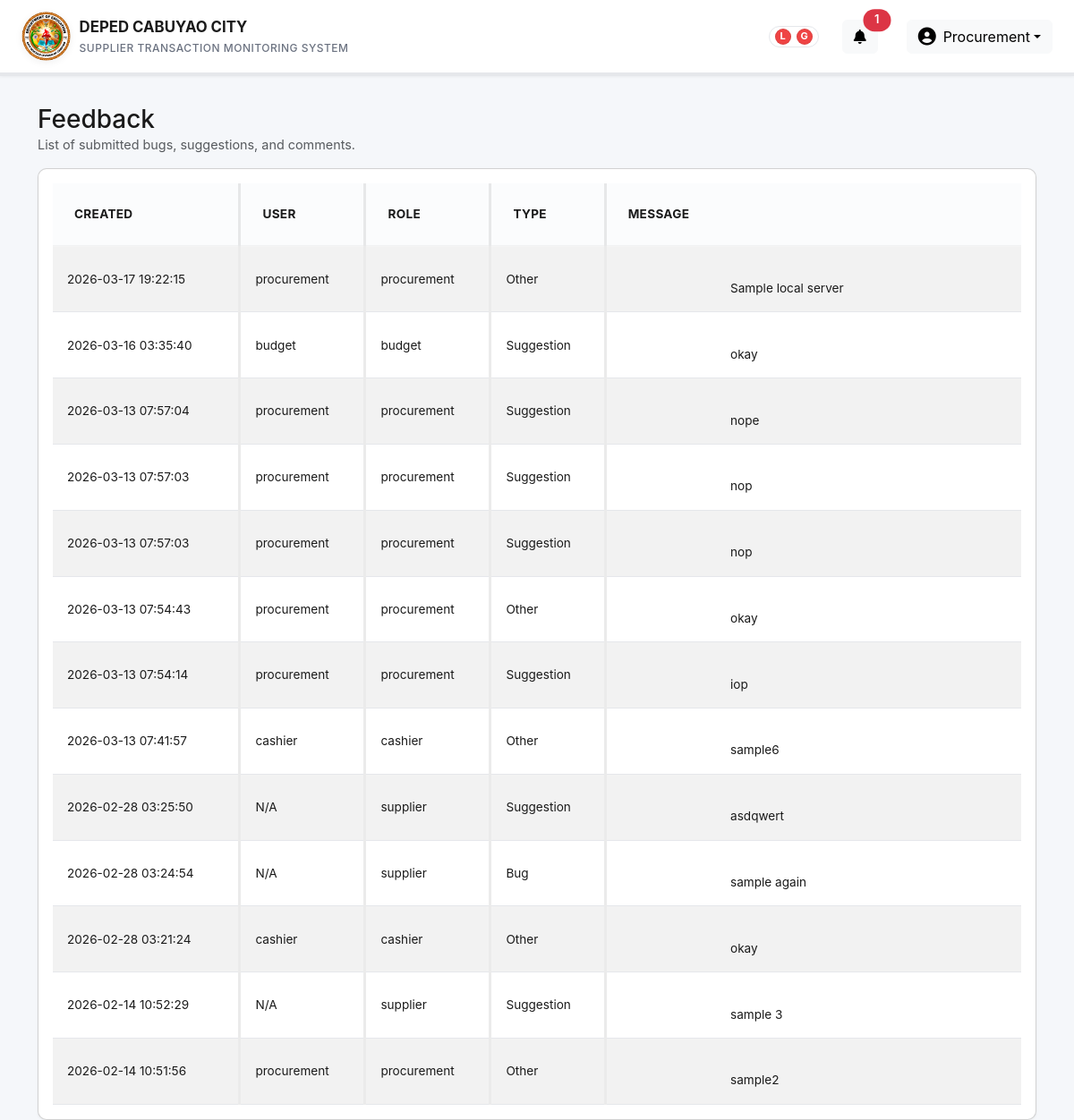
Page /feedback.php (signed in) on the earlier database version.
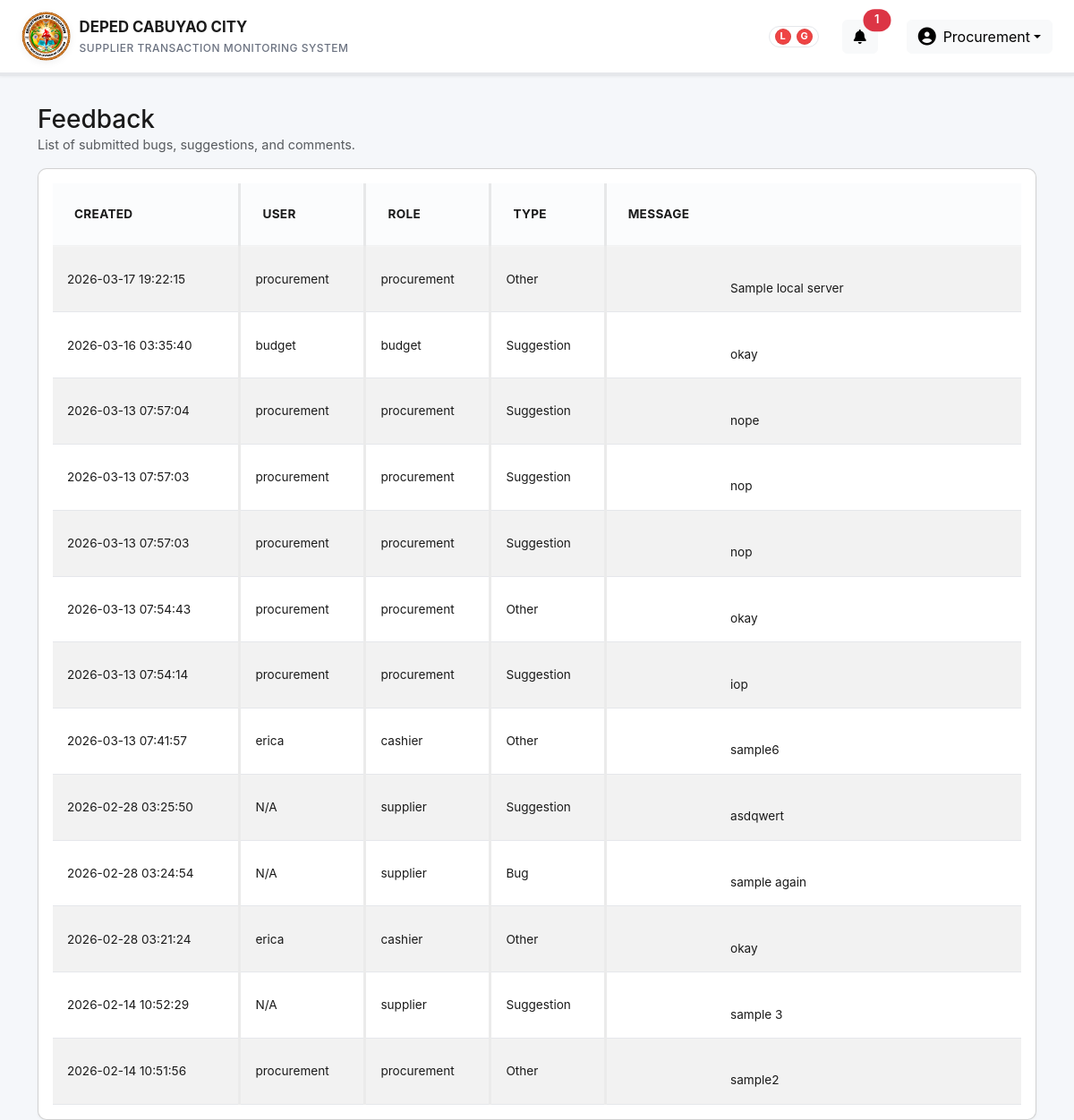
Same page on the later database version.
### tables this page shows
CREATE TABLE `feedback` (
  `id` int(11) NOT NULL,
  `user_id` int(11) DEFAULT NULL,
  `role` varchar(50) DEFAULT NULL,
  `type` varchar(50) NOT NULL,
  `message` text NOT NULL,
  `is_read` tinyint(1) NOT NULL DEFAULT 0,
  `created_at` timestamp NOT NULL DEFAULT current_timestamp()
);

CREATE TABLE `users` (
  `id` int(11) NOT NULL,
  `username` varchar(100) NOT NULL,
  `email` varchar(255) DEFAULT NULL,
  `password_hash` varchar(255) NOT NULL,
  `role_id` int(11) NOT NULL,
  `supplier_id` int(11) DEFAULT NULL,
  `active_session_id` varchar(128) DEFAULT NULL,
  `active_session_last_seen` datetime DEFAULT NULL,
  `last_login_at` datetime DEFAULT NULL,
  `last_login_ip` varchar(45) DEFAULT NULL,
  `created_at` timestamp NOT NULL DEFAULT current_timestamp(),
  `full_name` varchar(150) DEFAULT NULL
);

### feedback.php (the view, shortened to what this page needs)
<?php
$db = get_db();
$stmt = $db->query('SELECT f.*, u.username FROM feedback f LEFT JOIN users u ON f.user_id = u.id ORDER BY f.created_at DESC');
$feedbacks = $stmt->fetchAll();
include __DIR__ . '/header.php';
?>
<div class="container mt-4">
    <div class="d-flex justify-content-between align-items-center mb-3 flex-wrap gap-2">
        <div>
            <h3 class="mb-0">Feedback</h3>
            <p class="text-muted mb-0" style="font-size: 0.9rem;">List of submitted bugs, suggestions, and comments.</p>
        </div>
    </div>
    <div class="card table-wrapper">
        <div class="card-body table-responsive">
            <table class="table table-sm table-hover align-middle table-striped">
                <thead class="table-light">
                <tr>
                    <th>Created</th>
                    <th>User</th>
                    <th>Role</th>
                    <th>Type</th>
                    <th>Message</th>
                </tr>
                </thead>
                <tbody>
                <?php if (!$feedbacks): ?>
                    <tr>
                        <td colspan="5" class="text-center text-muted">No feedback submitted yet.</td>
                    </tr>
                <?php else: ?>
                    <?php foreach ($feedbacks as $f): ?>
                        <tr class="<?php echo !empty($f['is_read']) ? '' : 'notif-unread'; ?>">
                            <td><?php echo htmlspecialchars($f['created_at']); ?></td>
                            <td><?php echo htmlspecialchars($f['username'] ?? 'N/A'); ?></td>
                            <td><?php echo htmlspecialchars($f['role'] ?? ''); ?></td>
                            <td><?php echo htmlspecialchars($f['type']); ?></td>
                            <td style="max-width: 480px; white-space: pre-wrap;">
                                <?php echo nl2br(htmlspecialchars($f['message'])); ?>
                            </td>
                        </tr>
                    <?php endforeach; ?>
                <?php endif; ?>
                </tbody>
            </table>
        </div>
    </div>
</div>
<?php include __DIR__ . '/footer.php'; ?>

### header.php (shortened to what this page needs)
<!DOCTYPE html>
<html lang="en">
<head>
    <link href="assets/vendor/bootstrap/bootstrap.min.css" rel="stylesheet">
    <link rel="stylesheet" href="assets/vendor/fontawesome/css/all.min.css">
    <link rel="stylesheet" href="assets/vendor/datatables/dataTables.bootstrap5.min.css">
    <link rel="stylesheet" href="assets/vendor/datatables/responsive.bootstrap5.min.css">
</head>
<body>
    <nav class="navbar navbar-expand-lg sticky-top">
        <div class="container-fluid px-4">
            <a class="navbar-brand d-flex align-items-center" href="dashboard.php">
                <img src="assets/images/sdo-logo.png" alt="SDO logo" class="site-logo" />
                <div class="brand-text">
                    <span class="main-title">DEPED CABUYAO CITY</span>
                    <small>Supplier Transaction Monitoring System</small>
                </div>
            </a>
            <div class="collapse navbar-collapse" id="navbarNav">
                <?php
                $deptHeaderUnreadCount = 0;
                $deptRoles = ['procurement', 'supply', 'accounting', 'budget', 'cashier'];
                if (function_exists('get_db') && isset($_SESSION['role']) && in_array($_SESSION['role'], $deptRoles, true)) {
                    try {
                        $dbHeader2 = get_db();
                        $stmtDeptUnread = $dbHeader2->prepare('SELECT COUNT(*) FROM department_notifications WHERE role = ? AND is_read = 0');
                        $stmtDeptUnread->execute([$_SESSION['role']]);
                        $deptHeaderUnreadCount = (int)$stmtDeptUnread->fetchColumn();
                    } catch (Exception $e) {
                    }
                }
                ?>
                <div class="nav-user-info">
                    <div class="conn-indicators" aria-label="Connectivity">
                        <span id="connLocalDot" class="conn-badge" title="Local server">L</span>
                        <span id="connInternetDot" class="conn-badge" title="Global internet">G</span>
                    </div>
                    <?php if (isset($_SESSION['role']) && in_array($_SESSION['role'], ['procurement', 'supply', 'accounting', 'budget', 'cashier'], true)): ?>
                        <div class="dropdown me-3">
                            <button class="btn btn-light position-relative" type="button" id="deptNotifMenu" data-bs-toggle="dropdown" aria-expanded="false" aria-label="Notifications">
                                <i class="fas fa-bell"></i>
                                <span id="deptNotifBadge" class="position-absolute top-0 start-100 translate-middle badge rounded-pill bg-danger" style="display: <?php echo ($deptHeaderUnreadCount > 0) ? 'inline-block' : 'none'; ?>;">
                                    <?php echo $deptHeaderUnreadCount > 0 ? $deptHeaderUnreadCount : ''; ?>
                                </span>
                            </button>
                        </div>
                    <?php endif; ?>
                    <div class="dropdown">
                        <button class="btn btn-light dropdown-toggle d-flex align-items-center" type="button" id="userMenu" data-bs-toggle="dropdown" aria-expanded="false">
                            <i class="fas fa-user-circle fa-lg me-2" aria-hidden="true"></i>
                            <span class="d-none d-md-inline"><?php echo htmlspecialchars(ucfirst($_SESSION['role'] ?? 'User')); ?></span>
                        </button>
                    </div>
                </div>
            </div>
        </div>
    </nav>
    <div class="container-main">

### footer.php (shortened to what this page needs)
    </div>
</body>
</html>

### header.php (style rules this page uses)
:root { --primary-blue: #3b7ca8; --primary-dark: #2c5a7f; --primary-light: #4a8fc7; --bg-light: #f5f7fa; --bg-white: #ffffff; --text-dark: #1a1a1a; --text-muted: #6b7280; --border-color: #e5e7eb; --status-success: #10b981; --status-warning: #f59e0b; --status-danger: #ef4444; --status-info: #3b82f6; }
* { margin: 0; padding: 0; box-sizing: border-box; }
html, body { height: 100%; }
body { background-color: var(--bg-light); font-family: -apple-system, BlinkMacSystemFont, 'Segoe UI', 'Roboto', 'Oxygen', 'Ubuntu', 'Cantarell', sans-serif; color: var(--text-dark); }
.navbar { background: var(--bg-white); border-bottom: 4px solid var(--border-color); padding: 0.5rem 0; box-shadow: 0 1px 3px rgba(0, 0, 0, 0.05); }
.navbar-brand { font-size: 1.1rem; font-weight: 700; color: var(--text-dark) !important; display: flex; align-items: center; gap: 0.6rem; }
.site-logo { height: 55px; width: auto; border-radius: 50%; object-fit: contain; box-shadow: 0 2px 8px rgba(0,0,0,0.06); margin-right: 0.5erem; }
.brand-text { display: flex; flex-direction: column; gap: 0.08rem; }
.navbar-brand .main-title { font-size: 1.05rem; color: var(--text-dark); }
.navbar-brand small { font-size: 0.75rem; color: var(--text-muted); font-weight: 500; text-transform: uppercase; letter-spacing: 0.5px; }
.nav-user-info { display: flex; align-items: center; margin-left: auto; gap: 1rem; }
.container-main { max-width: 1300px; margin: 2rem auto; padding: 0 1.5rem; }
.conn-indicators { display: inline-flex; align-items: center; gap: 6px; margin-right: 10px; padding: 2px 6px; border-radius: 999px; border: 1px solid var(--border-color); background: rgba(255, 255, 255, 0.9); }
.conn-badge { width: 18px; height: 18px; border-radius: 50%; display: inline-flex; align-items: center; justify-content: center; font-size: 11px; font-weight: 700; line-height: 1; background: #9ca3af; color: #ffffff; box-shadow: inset 0 0 0 1px rgba(0,0,0,0.08); user-select: none; }
.conn-dot--bad { background: #ef4444; }
.conn-badge--bad { background: #ef4444; }
.table-wrapper { background: var(--bg-white); border-radius: 10px; box-shadow: 0 1px 3px rgba(0, 0, 0, 0.05); overflow: hidden; }
.table { margin-bottom: 0; background: var(--bg-white); font-size: 0.85rem; }
.table thead { background-color: #f9fafb; border-bottom: 2px solid var(--border-color); }
.table thead th { border: none; font-weight: 600; color: var(--text-dark); font-size: 0.85rem; text-transform: uppercase; letter-spacing: 0.3px; padding: 1.5rem; background: #f9fafb; }
.table thead th:not(:last-child), .table tbody td:not(:last-child) { border-right: 3px solid rgba(0,0,0,0.08); }
.table tbody td { padding: 1rem; border-color: var(--border-color); color: var(--text-dark); vertical-align: middle; }
.table tbody tr { transition: background-color 0.3s ease; border-bottom: 1px solid var(--border-color); }
.table tbody tr:last-child { border-bottom: none; }
.badge { padding: 0.4rem 0.8rem; border-radius: 6px; font-weight: 600; font-size: 0.8rem; }
.table thead th { background: #fbfcfd; color:var(--text-dark); font-weight:700; border-bottom: 2px solid rgba(0,0,0,0.04); }

Differences in the rows shown:
changed through a linked row, feedback "sample6": user.username "cashier" → "erica"
changed through a linked row, feedback (number 11 of 13 on the later page): user.username "cashier" → "erica"
